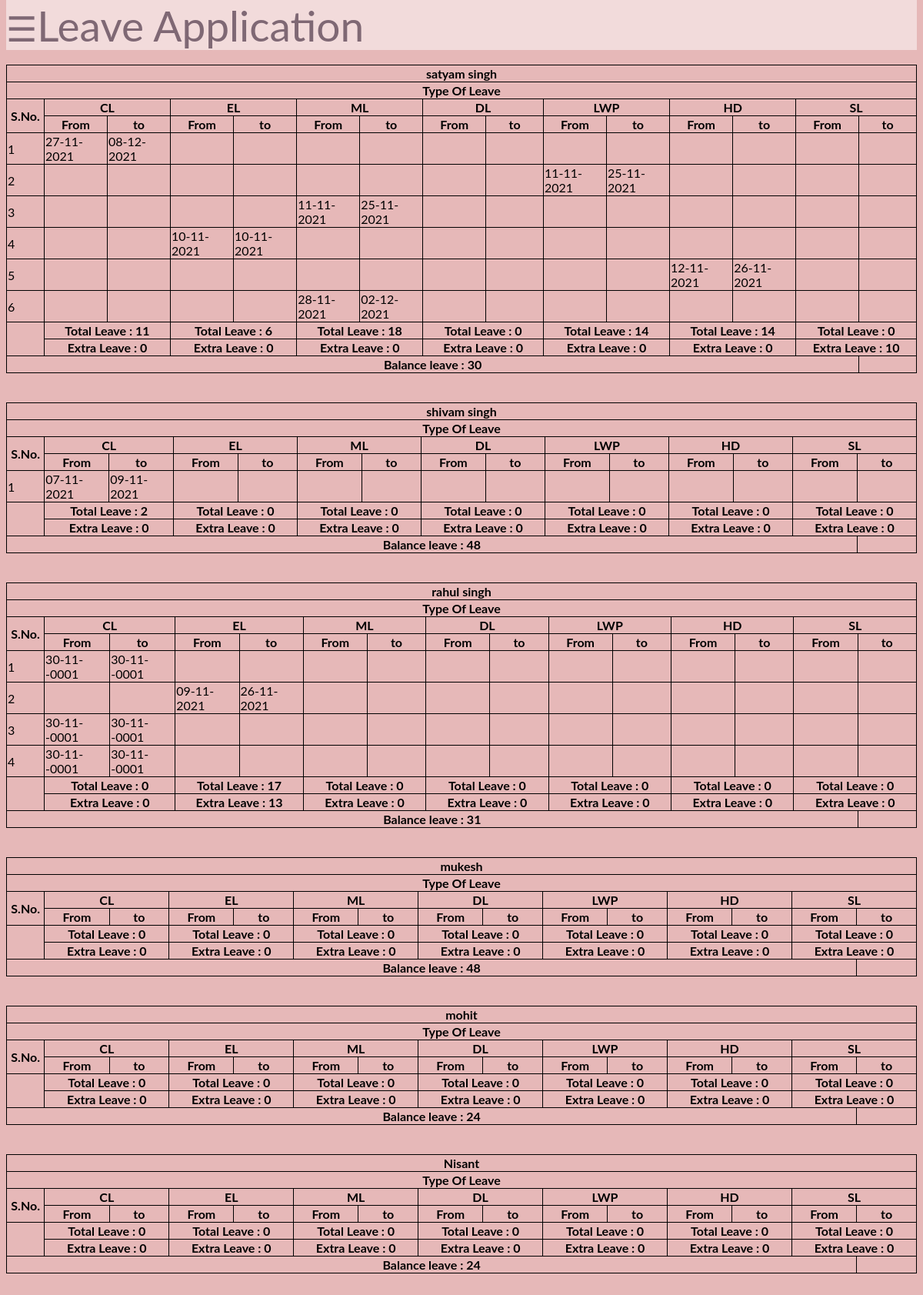
The page /report.php (signed in) on the database its author committed.
### tables this page shows
CREATE TABLE `user_table` (
  `userid` int(11) NOT NULL,
  `fullname` varchar(50) NOT NULL,
  `username` varchar(20) NOT NULL,
  `password` varchar(20) NOT NULL,
  `secret_word` varchar(20) NOT NULL,
  `position` int(10) NOT NULL,
  `sex` varchar(10) NOT NULL,
  `mobile_no` varchar(20) NOT NULL,
  `address` varchar(100) NOT NULL,
  `coordinator` varchar(20) NOT NULL
);

CREATE TABLE `status` (
  `id` int(18) NOT NULL,
  `username` varchar(20) NOT NULL,
  `coordinator_status` varchar(5) NOT NULL DEFAULT 'no',
  `admin_status` varchar(5) NOT NULL DEFAULT 'no',
  `rejection` varchar(5) NOT NULL DEFAULT 'no',
  `apply_date` date NOT NULL,
  `from_date` date NOT NULL,
  `to_date` date NOT NULL,
  `total_leave` int(10) NOT NULL,
  `reason` varchar(100) NOT NULL,
  `leave_address` varchar(50) NOT NULL,
  `leave_type` varchar(10) NOT NULL
);

CREATE TABLE `leave_table` (
  `id` int(18) NOT NULL,
  `username` varchar(20) NOT NULL,
  `CL` int(5) NOT NULL DEFAULT '24',
  `EL` int(5) NOT NULL DEFAULT '0',
  `DL` int(5) NOT NULL DEFAULT '0',
  `ML` int(5) NOT NULL DEFAULT '0',
  `LWP` int(5) NOT NULL DEFAULT '0',
  `HD` int(5) NOT NULL DEFAULT '0',
  `SL` int(5) NOT NULL DEFAULT '0'
);

### report.php (the view, shortened to what this page needs)
<?php
if($_SESSION["position"] == '2'){
  include 'admin_header.php';
  }
 ?>
<html lang="en">
<head>
</head>
<body>
    <?php
     include "config.php";
    $sql = "SELECT * FROM user_table";
    $result = mysqli_query($conn, $sql) or die("Query Failed.");
    if(mysqli_num_rows($result) > 0){
      while($row = mysqli_fetch_assoc($result)){
    ?>
    <table>
        <tr>
            <th colspan="15"><?php echo $row['fullname']; ?></th>
        </tr>
        <tr>
            <th colspan="15">Type Of Leave</th>
        </tr>
        <tr>
        <th rowspan="2" width = "50">S.No.</th>
            <th colspan="2">CL</th>
            <th colspan="2">EL</th>
            <th colspan="2">ML</th>
            <th colspan="2">DL</th>
            <th colspan="2">LWP</th>
            <th colspan="2">HD</th>
            <th colspan="2">SL</th>
        </tr>
        <tr>
            <th width = "100">From</th>
            <th width = "100">to</th>
            <th width = "100">From</th>
            <th width = "100">to</th>
            <th width = "100">From</th>
            <th width = "100">to</th>
            <th width = "100">From</th>
            <th width = "100">to</th>
            <th width = "100">From</th>
            <th width = "100">to</th>
            <th width = "100">From</th>
            <th width = "100">to</th>
            <th width = "100">From</th>
            <th width = "100">to</th>
        </tr>
        <?php
    $sql_cl = "SELECT * FROM status WHERE username = '{$row['username']}' AND coordinator_status = 'yes' AND admin_status = 'yes' ";
    $result_cl = mysqli_query($conn, $sql_cl) or die("Query Failed.");
  ?>
<?php
$cl_leave = 0;
$el_leave = 0;
$ml_leave = 0;
$dl_leave = 0;
$hd_leave = 0;
$sl_leave = 0;
$lwp_leave = 0;
$s_no = 1;
           while($row_cl = mysqli_fetch_assoc($result_cl)){
          ?>
        <tr>
          <td><?php echo $s_no; $s_no += 1; ?></td>
            <td><?php if($row_cl['leave_type'] == 'CL'){ echo date_format(new DateTime( $row_cl['from_date']), "d-m-Y"); $cl_leave += $row_cl['total_leave'];} ?></td>
            <td><?php if($row_cl['leave_type'] == 'CL'){  echo date_format(new DateTime( $row_cl['to_date']), "d-m-Y"); } ?></td>
            <td><?php if($row_cl['leave_type'] == 'EL'){ echo date_format(new DateTime( $row_cl['from_date']), "d-m-Y"); $el_leave += $row_cl['total_leave'];} ?></td>
            <td><?php if($row_cl['leave_type'] == 'EL'){ echo date_format(new DateTime( $row_cl['to_date']), "d-m-Y");} ?></td>
            <td><?php if($row_cl['leave_type'] == 'ML'){ echo date_format(new DateTime( $row_cl['from_date']), "d-m-Y"); $ml_leave += $row_cl['total_leave'];} ?></td>
            <td><?php if($row_cl['leave_type'] == 'ML'){  echo date_format(new DateTime( $row_cl['to_date']), "d-m-Y");} ?></td>
            <td><?php if($row_cl['leave_type'] == 'DL'){ echo date_format(new DateTime( $row_cl['from_date']), "d-m-Y"); $dl_leave += $row_cl['total_leave'];} ?></td>
            <td><?php if($row_cl['leave_type'] == 'DL'){ echo date_format(new DateTime( $row_cl['to_date']), "d-m-Y");} ?></td>
            <td><?php if($row_cl['leave_type'] == 'LWP'){ echo date_format(new DateTime( $row_cl['from_date']), "d-m-Y"); $lwp_leave += $row_cl['total_leave'];} ?></td>
            <td><?php if($row_cl['leave_type'] == 'LWP'){ echo date_format(new DateTime( $row_cl['to_date']), "d-m-Y");} ?></td>
            <td><?php if($row_cl['leave_type'] == 'HD'){ echo date_format(new DateTime( $row_cl['from_date']), "d-m-Y"); $hd_leave += $row_cl['total_leave'];} ?></td>
            <td><?php if($row_cl['leave_type'] == 'HD'){ echo date_format(new DateTime( $row_cl['to_date']), "d-m-Y");} ?></td>
            <td><?php if($row_cl['leave_type'] == 'SL'){ echo date_format(new DateTime( $row_cl['from_date']), "d-m-Y"); $sl_leave += $row_cl['total_leave'];} ?></td>
            <td><?php if($row_cl['leave_type'] == 'SL'){echo date_format(new DateTime( $row_cl['to_date']), "d-m-Y");} ?></td>
        </tr><?php   } ?>
        <tr>
           <th rowspan="2"></th>
            <th colspan="2">Total Leave : <?php echo $cl_leave; ?></th>
            <th colspan="2">Total Leave : <?php echo $el_leave; ?></th>
            <th colspan="2">Total Leave : <?php echo $ml_leave; ?></th>
            <th colspan="2">Total Leave : <?php echo $dl_leave; ?></th>
            <th colspan="2">Total Leave : <?php echo $lwp_leave; ?></th>
            <th colspan="2">Total Leave : <?php echo $hd_leave; ?></th>
            <th colspan="2">Total Leave : <?php echo $sl_leave; ?></th>
        </tr>
        <tr>
        <?PHP
             $sql2 = "SELECT * FROM leave_table WHERE username = '{$row['username']}'";
             $result2 = mysqli_query($conn, $sql2) or die("Query Failed.");
             $row2 = mysqli_fetch_assoc($result2);
             ?>
            <th colspan="2">Extra Leave : <?php if($row2['CL'] < 0 ){echo -$row2['CL'];}else{ echo "0"; } ?></th>
            <th colspan="2">Extra Leave : <?php if($row2['EL'] < 0 ){echo -$row2['EL'];}else{ echo "0"; } ?></th>
            <th colspan="2">Extra Leave : <?php if($row2['ML'] < 0 ){echo -$row2['ML'];}else{ echo "0"; } ?></th>
            <th colspan="2">Extra Leave : <?php if($row2['DL'] < 0 ){echo -$row2['DL'];}else{ echo "0"; } ?> </th>
            <th colspan="2">Extra Leave : <?php if($row2['LWP'] < 0 ){echo -$row2['LWP'];}else{ echo "0"; } ?></th>
            <th colspan="2">Extra Leave : <?php if($row2['HD'] < 0 ){echo -$row2['HD'];}else{ echo "0"; } ?></th>
            <th colspan="2">Extra Leave : <?php if($row2['SL'] < 0 ){echo -$row2['SL'];}else{ echo "0"; } ?></th>
        </tr>
        <tr>
            <th colspan="14">Balance leave : <?PHP echo $row2['CL'] +$row2['EL'] + $row2['ML'] + $row2['DL'] + $row2['SL'] + $row2['LWP'] + $row2['HD'] ;   ?></th>
        </tr>
     </table>
     <br><br>
     <?php } } ?>
     <br>
</body>
</html>

### admin_header.php (style rules this page uses)
body { font-family: "Lato", sans-serif; margin-top: 0px; padding-top: 0px; user-select: none; }

### report.php (style rules this page uses)
table, th, td { border: 1px solid black; }
table { width: 100%; border-collapse: collapse; empty-cells:initial; margin-top: 0px; padding-top: 0px; }
body { user-select: none; background: #e6b8b8; }

### rows shown on the page
user_table: fullname "satyam singh", cl_leave "11", el_leave "6", ml_leave "18", dl_leave "0", lwp_leave "14", hd_leave "14", sl_leave "0", leave_table.SL "10", leave_table.CL+EL+ML "30"
status: from_date "27-11-2021", to_date "08-12-2021"
status: from_date "11-11-2021", to_date "25-11-2021"
status: from_date "11-11-2021", to_date "25-11-2021"
status: from_date "10-11-2021", to_date "10-11-2021"
status: from_date "12-11-2021", to_date "26-11-2021"
status: from_date "28-11-2021", to_date "02-12-2021"
user_table: fullname "shivam singh", cl_leave "2", el_leave "0", ml_leave "0", dl_leave "0", lwp_leave "0", hd_leave "0", sl_leave "0", leave_table.CL+EL+ML "48"
status: from_date "07-11-2021", to_date "09-11-2021"
user_table: fullname "rahul singh", cl_leave "0", el_leave "17", ml_leave "0", dl_leave "0", lwp_leave "0", hd_leave "0", sl_leave "0", leave_table.EL "13", leave_table.CL+EL+ML "31"
status: from_date "30-11--0001", to_date "30-11--0001"
status: from_date "09-11-2021", to_date "26-11-2021"
status: from_date "30-11--0001", to_date "30-11--0001"
status: from_date "30-11--0001", to_date "30-11--0001"
user_table: fullname "mukesh", cl_leave "0", el_leave "0", ml_leave "0", dl_leave "0", lwp_leave "0", hd_leave "0", sl_leave "0", leave_table.CL+EL+ML "48"
user_table: fullname "mohit", cl_leave "0", el_leave "0", ml_leave "0", dl_leave "0", lwp_leave "0", hd_leave "0", sl_leave "0", leave_table.CL "24"
user_table: fullname "Nisant", cl_leave "0", el_leave "0", ml_leave "0", dl_leave "0", lwp_leave "0", hd_leave "0", sl_leave "0", leave_table.CL "24"
